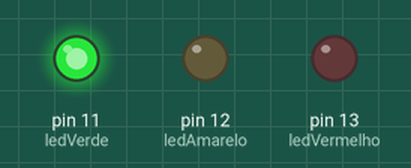
Recording of a sketch running on a simulated Arduino Uno, built with avr-gcc and run on an emulated ATmega328P. On the bench: output pins drawn as LEDs (lit = HIGH).

Above: at 1.5 s.
At 4.2 s:
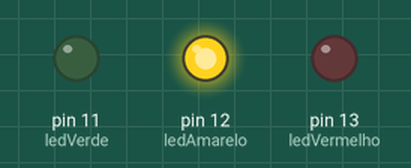
At 5.7 s:
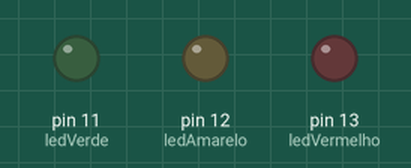
At 7.5 s:
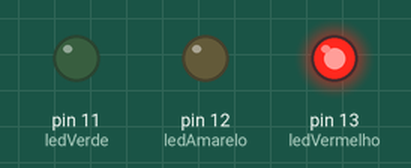
Timing chart, 0 to 11.7 s (numbered marks = the images above):
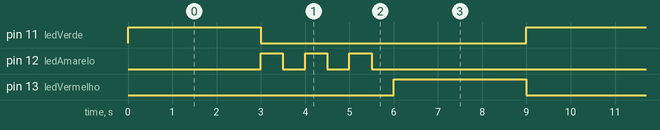

The sketch:

Att03.ino
```cpp
int ledVerde = 11;
int ledAmarelo = 12;
int ledVermelho = 13;

void setup() {
 pinMode(ledVerde, OUTPUT);
 pinMode(ledAmarelo, OUTPUT);
 pinMode(ledVermelho, OUTPUT);
}
void loop(){
  digitalWrite(ledVerde, HIGH);
  delay(3000);
  digitalWrite(ledVerde, LOW);

   for (int i = 0; i < 3; i++) {
    digitalWrite(ledAmarelo, HIGH);
    delay(500);
    digitalWrite(ledAmarelo, LOW);
    delay(500);
   }
     digitalWrite(ledVermelho, HIGH);
  delay(3000);
  digitalWrite(ledVermelho, LOW);

}
```

Measured:
- by itself, pin 11 (ledVerde), pin 13 (ledVermelho): alternates HIGH for 3.0 s and LOW for 6.0 s
- by itself, pin 12 (ledAmarelo): repeats every 9.0 s: 2 × (LOW 0.50 s, HIGH 0.50 s), LOW 6.5 s, HIGH 0.50 s
- by itself, everything shown: repeats every 9.0 s, in 9 steps
